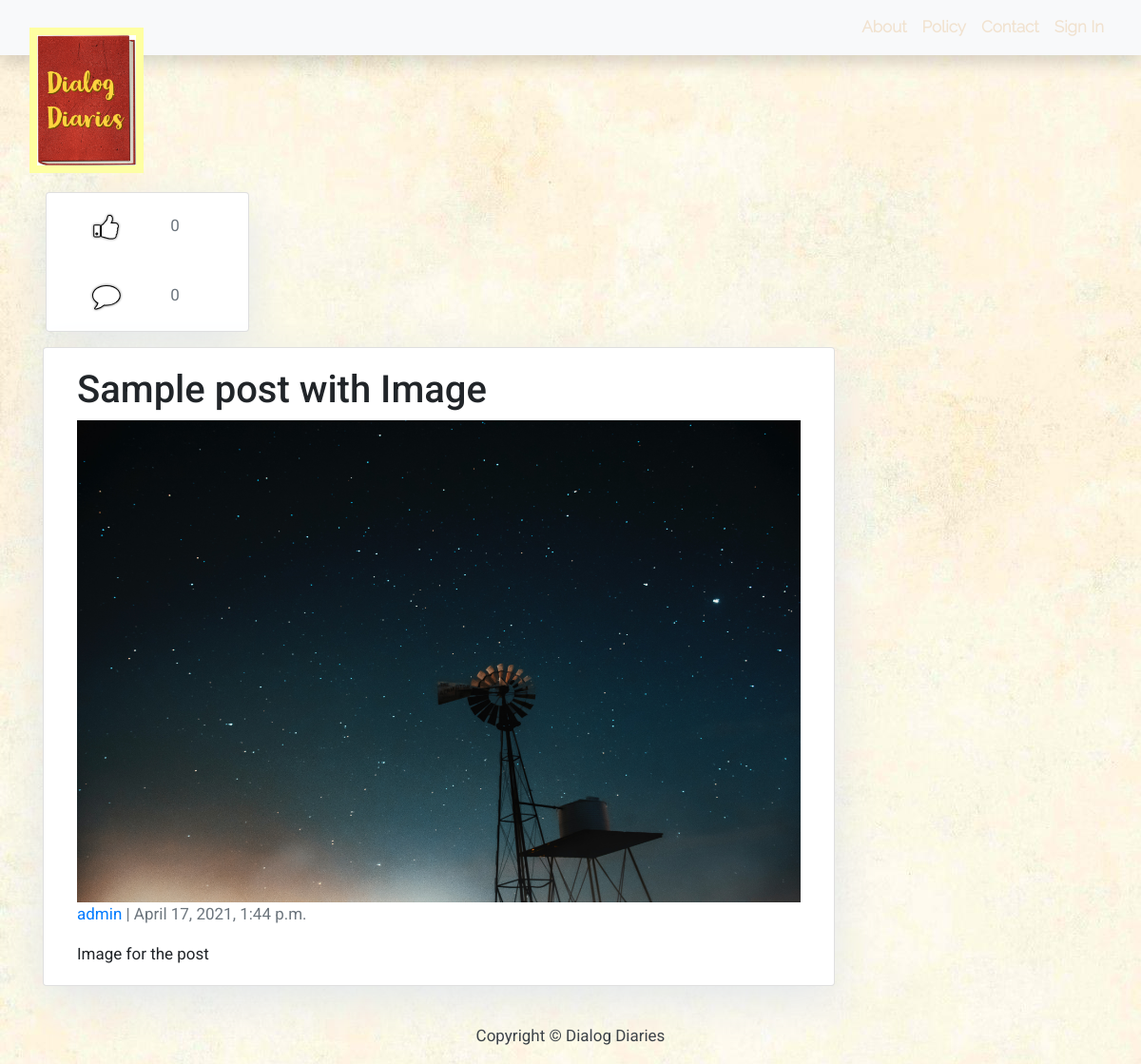
Page /sample-post-with-image-/ on the committed database.
### blog/models.py (models this page shows, shortened)
class Post(models.Model):
    title = models.CharField(max_length=200, unique=True)
    slug = models.SlugField(max_length=200, unique=True)
    author = models.ForeignKey('auth.User', on_delete=models.CASCADE)
    updated_on = models.DateTimeField(auto_now=True)
    content = models.TextField()
    image = models.ImageField(upload_to='images/', blank=True, null=True)
    created_on = models.DateTimeField(auto_now_add=True)
    class Meta:
        ordering = ['-created_on']

### blog/views.py (the view)
# urls.py: path('<slug:slug>/', views.GetPostDetails.PostDetails, name='post_detail'),
    def PostDetails(request, slug):
        post = Post.objects.filter(slug=slug)[0]
        template = loader.get_template('post_detail.html')
        comment_count = Comment.objects.filter(post=post).count()
        like_count = Like.objects.filter(post=post).count()
        context = {'post': post, 'total_comments': comment_count, 'total_likes': like_count}
        return HttpResponse(template.render(context, request))

### templates/post_detail.html (shortened to what this page needs)
{% extends 'base.html' %} {% block content %}
{% block sidebar %} {% include 'sidebar.html' %} {% endblock sidebar %}
<div class="margin-top container">
  <div>
    <div class="col-md-9 card mb-4  mt-3 left  top">
      <div class="card-body">
        <h1>{% block title %} {{ post.title }} {% endblock title %}</h1>
        {% if post.image %}
        <img class="post-image" src="../media/{{post.image}}">
        {% endif %}
        <p class=" text-muted"> <a href="{% url 'post_user_profile' pk=post.pk %}"> {{ post.author }} </a>| {{ post.created_on }}</p>
        <p class="card-text ">{{ post.content | safe }}</p>
      </div>
    </div>
  </div>
</div>
{% endblock content %}

### blog/static/css/index.css (style rules this page uses)
body { font-family: "Roboto", sans-serif; font-size: 18px; background-color: #fdfdfd; background: url('../images/backgroundPage.jpg'); }
.card { box-shadow: 0 16px 48px #E3E7EB; }

### blog/static/css/base.css (style rules this page uses)
body { font-size: 17px; background-color: #fdfdfd; }
.margin-top { margin-top: 10%; }

### blog/static/css/sign_in.css (style rules this page uses)
.card { display: inline-block; width: 100%; }

### blog/static/css/blog_post.css (style rules this page uses)
.post-image { width: 100%; }

### rows in the picture
Post: title "Sample post with Image", image (picture), author "admin", created_on "April 17, 2021, 1:44 p.m.", content "Image for the post"

### other values in the picture
{{ total_likes }} "0"
{{ total_comments }} "0"
